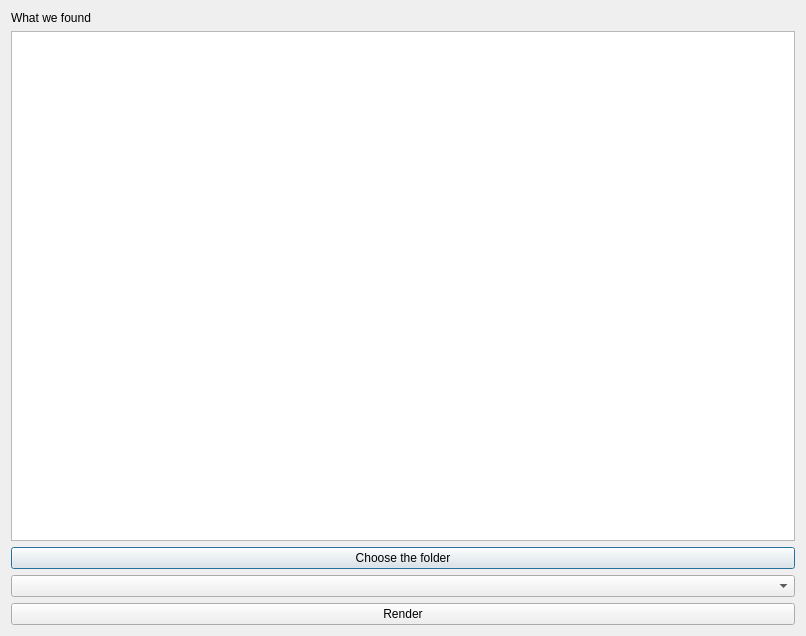
<?xml version="1.0" encoding="UTF-8"?>
<ui version="4.0">
 <class>Dialog</class>
 <widget class="QDialog" name="Dialog">
  <property name="geometry">
   <rect>
    <x>0</x>
    <y>0</y>
    <width>806</width>
    <height>636</height>
   </rect>
  </property>
  <property name="windowTitle">
   <string>Dialog</string>
  </property>
  <layout class="QVBoxLayout" name="verticalLayout">
   <item>
    <widget class="QLabel" name="label">
     <property name="text">
      <string>What we found</string>
     </property>
    </widget>
   </item>
   <item>
    <widget class="QListWidget" name="list_clips"/>
   </item>
   <item>
    <widget class="QPushButton" name="btn_browse">
     <property name="text">
      <string>Choose the folder</string>
     </property>
    </widget>
   </item>
   <item>
    <widget class="QComboBox" name="combo_quality"/>
   </item>
   <item>
    <widget class="QPushButton" name="btn_start">
     <property name="text">
      <string>Render</string>
     </property>
    </widget>
   </item>
  </layout>
 </widget>
 <resources/>
 <connections/>
</ui>
